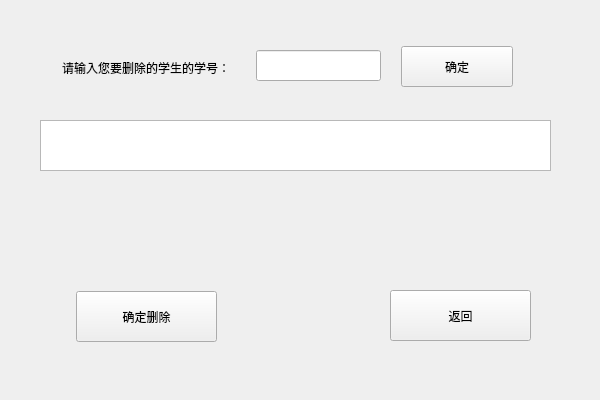
<?xml version="1.0" encoding="UTF-8"?>
<ui version="4.0">
 <class>Delete_Information</class>
 <widget class="QWidget" name="Delete_Information">
  <property name="geometry">
   <rect>
    <x>0</x>
    <y>0</y>
    <width>600</width>
    <height>400</height>
   </rect>
  </property>
  <property name="minimumSize">
   <size>
    <width>600</width>
    <height>400</height>
   </size>
  </property>
  <property name="maximumSize">
   <size>
    <width>600</width>
    <height>400</height>
   </size>
  </property>
  <property name="windowTitle">
   <string>Form</string>
  </property>
  <property name="styleSheet">
   <string notr="true"/>
  </property>
  <widget class="QWidget" name="widget_2" native="true">
   <property name="geometry">
    <rect>
     <x>70</x>
     <y>250</y>
     <width>481</width>
     <height>111</height>
    </rect>
   </property>
   <widget class="QPushButton" name="pushButton_2">
    <property name="geometry">
     <rect>
      <x>320</x>
      <y>40</y>
      <width>141</width>
      <height>51</height>
     </rect>
    </property>
    <property name="text">
     <string>返回</string>
    </property>
   </widget>
   <widget class="QPushButton" name="pushButton_3">
    <property name="geometry">
     <rect>
      <x>6</x>
      <y>41</y>
      <width>141</width>
      <height>51</height>
     </rect>
    </property>
    <property name="text">
     <string>确定删除</string>
    </property>
   </widget>
  </widget>
  <widget class="QWidget" name="widget" native="true">
   <property name="geometry">
    <rect>
     <x>50</x>
     <y>40</y>
     <width>469</width>
     <height>61</height>
    </rect>
   </property>
   <widget class="QLabel" name="label">
    <property name="geometry">
     <rect>
      <x>12</x>
      <y>12</y>
      <width>186</width>
      <height>31</height>
     </rect>
    </property>
    <property name="text">
     <string>请输入您要删除的学生的学号：</string>
    </property>
   </widget>
   <widget class="QLineEdit" name="line_id">
    <property name="geometry">
     <rect>
      <x>206</x>
      <y>10</y>
      <width>125</width>
      <height>31</height>
     </rect>
    </property>
   </widget>
   <widget class="QPushButton" name="pushButton">
    <property name="geometry">
     <rect>
      <x>351</x>
      <y>6</y>
      <width>112</width>
      <height>41</height>
     </rect>
    </property>
    <property name="text">
     <string>确定</string>
    </property>
   </widget>
  </widget>
  <widget class="QTableWidget" name="tableWidget">
   <property name="geometry">
    <rect>
     <x>40</x>
     <y>120</y>
     <width>511</width>
     <height>51</height>
    </rect>
   </property>
  </widget>
 </widget>
 <resources/>
 <connections/>
</ui>
